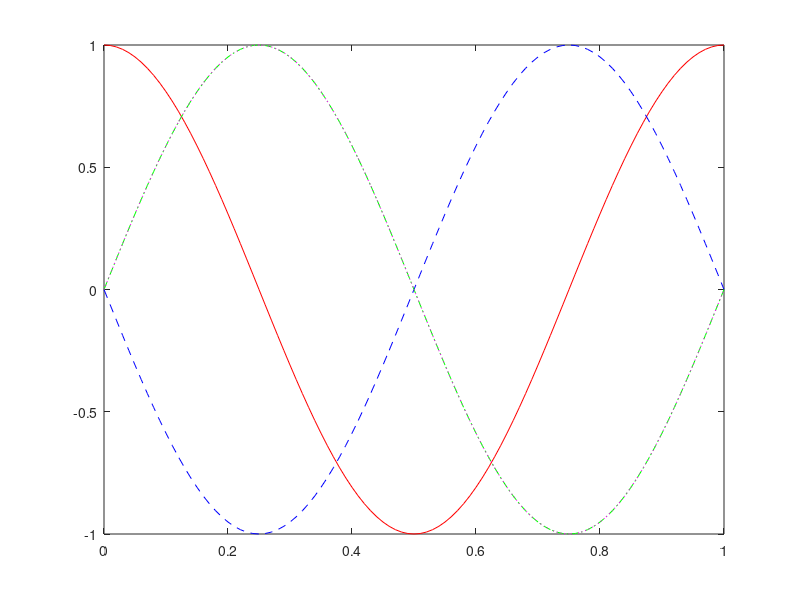

Here is the MATLAB script that generated this plot:
A = 1;
f = 1;
t = 0:0.01:1;

y1 = A.*cos(2*pi*f*t);
y2 = A.*cos(2*pi*f*t + pi/2);
y3 = A.*cos(2*pi*f*t - pi/2);
y4 = A.*sin(2*pi*f*t);

plot(t, y1, 'r-', t, y2, 'b--', t, y3, 'g-.', t, y4, 'm:');      
